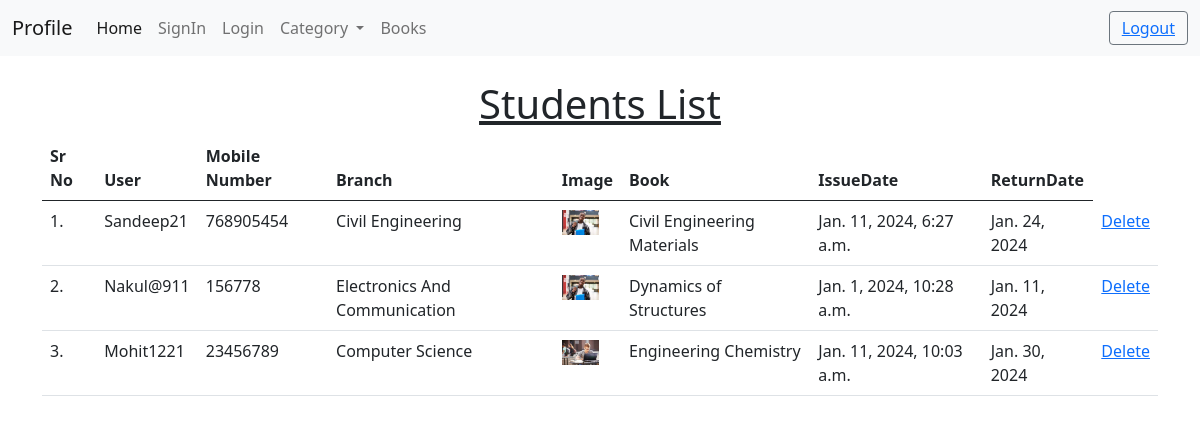
The app's page /view_students_book/ (signed in) with its own data.
### account/models.py (models this page shows, shortened)
class IssueBook(models.Model):
    student = models.ForeignKey(Student,on_delete=models.CASCADE)
    book = models.ForeignKey(Book,on_delete=models.CASCADE)
    issue_date = models.DateTimeField(auto_now=False, auto_now_add=False)
    returndate = models.DateField(default = None)

class Student(models.Model):
    user =models.OneToOneField(User, on_delete=models.CASCADE)
    branch = models.CharField(max_length = 100)
    mobile_num = models.IntegerField(default = 0)
    stu_image =  models.ImageField()

class Book(models.Model):
    category = models.ForeignKey(BookCategory,on_delete=models.CASCADE)
    name = models.CharField(max_length = 100)
    writer = models.CharField(max_length =100)
    description = models.CharField(max_length = 700)
    imges=models.ImageField(upload_to='media',blank=True, null=True)
    def __str__(self):
        return self.name

### account/views.py (the view)
# urls.py: path("view_students_book/", views.view_students_book, name="view_students_book"),
@login_required(login_url="login")
def view_students_book(request):
    students = IssueBook.objects.all()
    return render(request,'view_students_book.html',{'students':students})

### templates/view_students_book.html (shortened to what this page needs)
{% extends "base.html" %}
{% block body %}
<div class="container mt-4">
    <h1 class="text-center"><u>Students List</u></h1>
    <table class="table table-hover" id="example">
        <thead>
            <tr>
                <th>Sr No</th>
                <th>User</th>
                <th>Mobile Number</th>
                <th>Branch</th>
                <th>Image</th>
                <th>Book</th>
                <th>IssueDate</th>
                <th>ReturnDate</th>
            </tr>
        </thead>
        <tbody>
            {% for student in students %}
            <tr>
                <td>{{forloop.counter}}.</td>
                <td>{{student.student.user.username}}</td>
                <td>{{student.student.mobile_num}}</td>
                <td>{{student.student.branch}}</td>
                <td><img src="{{student.student.stu_image.url}}" alt="" height="25"></td>
                <td>{{student.book}}</td>
                <td>{{student.issue_date}}</td>
                <td>{{student.returndate}}</td>
                <td><a href="{% url 'delete_student' id=student.id %}">Delete</a></td>
            </tr>
            {% endfor %}
        </tbody>
    </table>
    </div>
{% endblock body %}

### templates/base.html (shortened to what this page needs)
<!doctype html>
<html lang="en">
  <head>
    <link href="https://cdn.jsdelivr.net/npm/bootstrap@5.0.2/dist/css/bootstrap.min.css" rel="stylesheet">
  </head>
  <body>
    <nav class="navbar navbar-expand-lg navbar-light bg-light">
        <div class="container-fluid">
          <a class="navbar-brand" href="{% url "profiles" %}">Profile</a>
          <div class="collapse navbar-collapse" id="navbarSupportedContent">
            <ul class="navbar-nav me-auto mb-2 mb-lg-0">
              <li class="nav-item">
                <a class="nav-link active" aria-current="page" href="{% url 'home' %}">Home</a>
              </li>
              <li class="nav-item">
                <a class="nav-link" href="/signin">SignIn</a>
              </li>
              <li class="nav-item">
                <a class="nav-link" href="/login">Login</a>
              <li class="nav-item dropdown">
                <a class="nav-link dropdown-toggle" href="category/" id="navbarDropdown" role="button" data-bs-toggle="dropdown" aria-expanded="false">
                  Category
                </a>
              </li>
              {% if user.is_authenticated %}
                <li class="nav-item">
                  <a class="nav-link" href="{% url 'view_books' %}">Books</a>
                </li>
                {% endif %}
            </ul>
            <div class="ms-auto">
              {% if user.is_authenticated %}
              <button class="btn btn-outline-secondary py-1">
                <a class="" href='/logout'>Logout</a>
              </button>
              {% endif %}
            </div>
          </div>
        </div>
      </nav>
    {% block body %}
    {% endblock body %}
  </body>
</html>

### records on screen
IssueBook: student.user.username "Sandeep21", student.mobile_num "768905454", student.branch "Civil Engineering", student.stu_image (picture), book "Civil Engineering Materials", issue_date "Jan. 11, 2024, 6:27 a.m.", returndate "Jan. 24, 2024"
IssueBook: student.user.username "Nakul@911", student.mobile_num "156778", student.branch "Electronics And Communication", student.stu_image (picture), book "Dynamics of Structures", issue_date "Jan. 1, 2024, 10:28 a.m.", returndate "Jan. 11, 2024"
IssueBook: student.user.username "Mohit1221", student.mobile_num "23456789", student.branch "Computer Science", student.stu_image (picture), book "Engineering Chemistry", issue_date "Jan. 11, 2024, 10:03 a.m.", returndate "Jan. 30, 2024"
